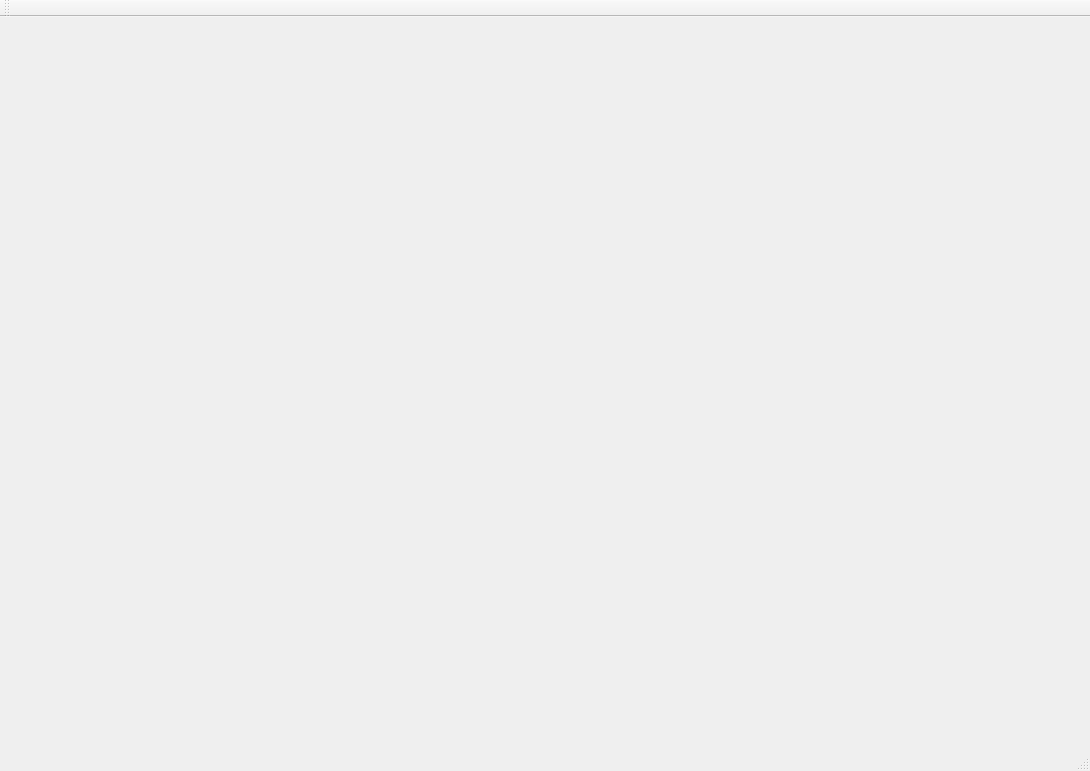
<?xml version="1.0" encoding="UTF-8"?>
<ui version="4.0">
 <class>SkillMatrixDisplay</class>
 <widget class="QMainWindow" name="SkillMatrixDisplay">
  <property name="geometry">
   <rect>
    <x>0</x>
    <y>0</y>
    <width>1090</width>
    <height>771</height>
   </rect>
  </property>
  <property name="windowTitle">
   <string>MainDisplay</string>
  </property>
  <widget class="QWidget" name="centralWidget">
   <layout class="QGridLayout" name="gridLayout_2"/>
  </widget>
  <widget class="QMenuBar" name="menuBar">
   <property name="geometry">
    <rect>
     <x>0</x>
     <y>0</y>
     <width>1090</width>
     <height>21</height>
    </rect>
   </property>
  </widget>
  <widget class="QToolBar" name="mainToolBar">
   <attribute name="toolBarArea">
    <enum>TopToolBarArea</enum>
   </attribute>
   <attribute name="toolBarBreak">
    <bool>false</bool>
   </attribute>
  </widget>
  <widget class="QStatusBar" name="statusBar"/>
 </widget>
 <layoutdefault spacing="6" margin="11"/>
 <resources/>
 <connections/>
</ui>
